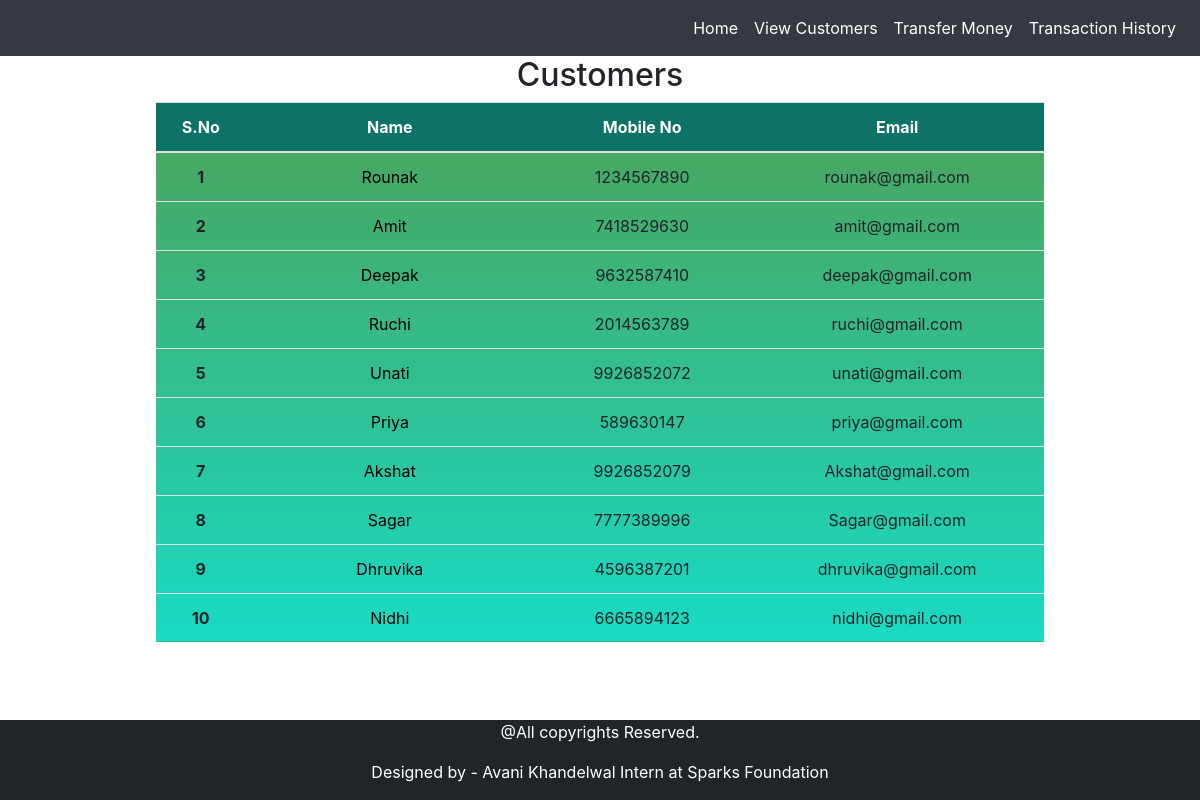
Screenshot of /customer/ with the database file from the repository.
### Banking_System/models.py (models this page shows)
class Cutomers(models.Model):
    name=models.CharField(max_length=50,default=None)
    email=models.EmailField()
    phone_no=models.IntegerField()
    balance=models.FloatField()

### Banking_System/views.py (the view)
# urls.py: path("customer/",views.customer, name="customer"),
def customer(request):
    customer=Cutomers.objects.all
    dict={"customer":customer}
    return render(request,'viewcustomers.html',dict)

### templates/viewcustomers.html
{% extends "base.html"%} {% block body %}
<body>
<div class="container" style="text-align:center;" >
<h2>Customers</h2>
<table class="table table-hover" style="width:80%; margin-left:auto; margin-right:auto;background:linear-gradient(180deg, #4CA259 0%, #18DAC3 100%)">
  <thead>
    <tr style="background-color:#0d7367;color:white;">
      <th scope="col" style="width:5%;">S.No</th>
      <th scope="col" style="width:20%;">Name</th>
      <th scope="col" style="width:15%;">Mobile No</th>
      <th scope="col" style="width:20%;">Email</th>
    </tr>
  </thead>
  <tbody>
  {%for i in customer%}
    <tr>
      <th scope="row">{{i.id}}</th>
      <td><a href="{% url 'money' i.id %}" style="text-decoration:none; color:black;">{{i.name}}</a></td>
      <td>{{i.phone_no}}</td>
      <td>{{i.email}}</td>
    </tr>
{% endfor %}
  </tbody>
</table>
</div>
</body>
{% endblock body %}

### templates/base.html (shortened to what this page needs)
{% load static%}
<!DOCTYPE html>
<html lang="en">
  <head>
    <link
      rel="stylesheet"
      href="https://cdn.jsdelivr.net/npm/bootstrap@4.6.0/dist/css/bootstrap.min.css"
>
  </head>
  <body>
    <nav class="navbar navbar-expand-lg navbar-dark bg-dark">
      <div class="collapse navbar-collapse" id="navbarNavAltMarkup">
        <div class="navbar-nav">
          <a class="nav-link" id="home" href="/">Home</a>
          <a class="nav-link" id="home" href="/customer">View Customers</a>
          <a class="nav-link" id="home" href="/customer">Transfer Money</a>
          <a class="nav-link" id="home" href="/history">Transaction History</a>
        </div>
      </div>
    </nav>
 {% block body %}{% endblock body %}
     <div class="footer">
      <p>@All copyrights Reserved.</p>
      <p>Designed by - Avani Khandelwal Intern at Sparks Foundation</p>
    </div>
  </body>
</html>

### templates/base.html (style rules this page uses)
#navbarNavAltMarkup { justify-content: flex-end; }
#home { color:white; }
.footer { position: fixed; left: 0; bottom: 0; width: 100%; background-color: #212529; color: white; text-align: center; }

### rows the page displays
Cutomers: id "1", name "Rounak", phone_no "1234567890", email "rounak@gmail.com"
Cutomers: id "2", name "Amit", phone_no "7418529630", email "amit@gmail.com"
Cutomers: id "3", name "Deepak", phone_no "9632587410", email "deepak@gmail.com"
Cutomers: id "4", name "Ruchi", phone_no "2014563789", email "ruchi@gmail.com"
Cutomers: id "5", name "Unati", phone_no "9926852072", email "unati@gmail.com"
Cutomers: id "6", name "Priya", phone_no "589630147", email "priya@gmail.com"
Cutomers: id "7", name "Akshat", phone_no "9926852079", email "Akshat@gmail.com"
Cutomers: id "8", name "Sagar", phone_no "7777389996", email "Sagar@gmail.com"
Cutomers: id "9", name "Dhruvika", phone_no "4596387201", email "dhruvika@gmail.com"
Cutomers: id "10", name "Nidhi", phone_no "6665894123", email "nidhi@gmail.com"
